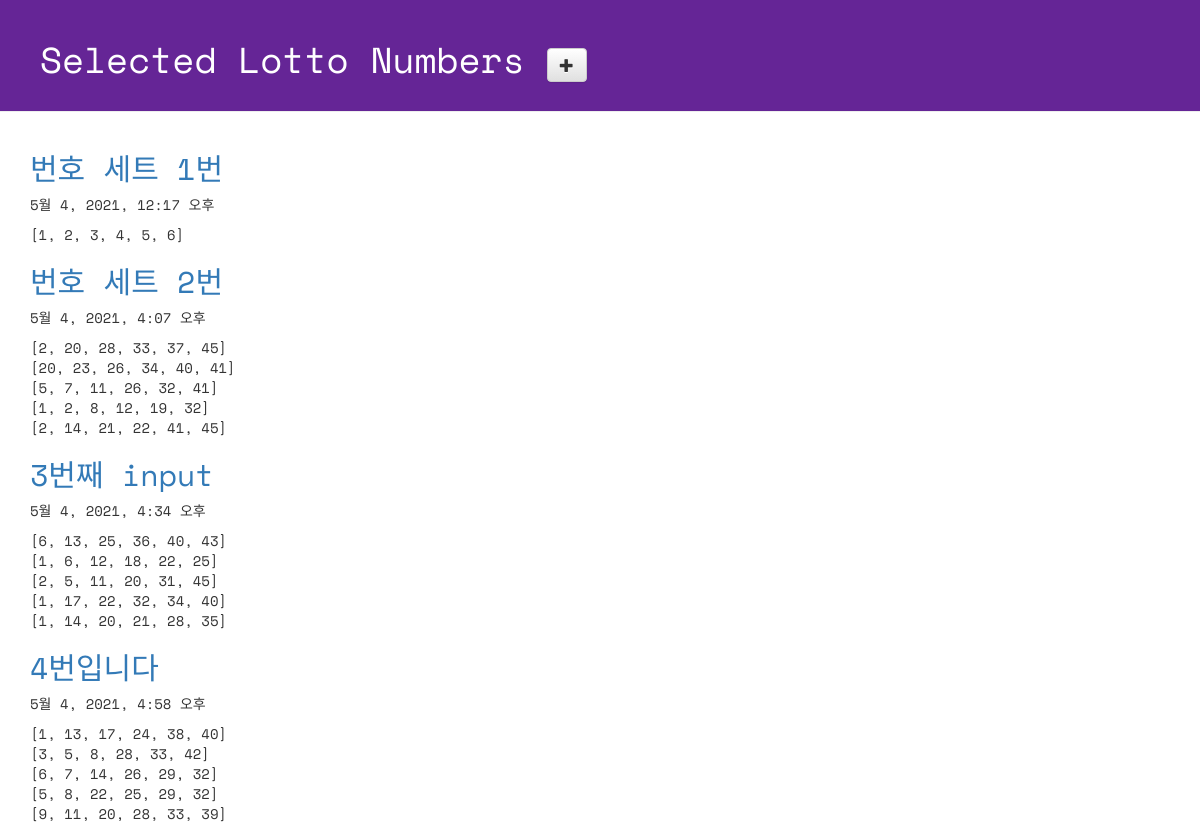
Page /lotto/ on the committed database.
### lotto/models.py (models this page shows, shortened)
class GuessNumbers(models.Model):
    name = models.CharField(max_length=24)
    text = models.CharField(max_length=255)
    lottos = models.CharField(max_length=255, default='[1, 2, 3, 4, 5, 6]')
    num_lottos = models.IntegerField(default=5)
    update_date = models.DateTimeField()

### lotto/views.py (the view)
# urls.py: path('lotto/', views.index, name='index'),
def index(request):
    lottos = GuessNumbers.objects.all()
    return render(request, 'lotto/default.html', {'lottos':lottos})

### lotto/templates/lotto/default.html (shortened to what this page needs)
<!DOCTYPE html>
{% load staticfiles %}
<html lang="ko">
<head>
 <link rel="stylesheet" href="//maxcdn.bootstrapcdn.com/bootstrap/3.2.0/css/bootstrap.min.css">
 <link rel="stylesheet" href="//maxcdn.bootstrapcdn.com/bootstrap/3.2.0/css/bootstrap-theme.min.css">
 <link rel="stylesheet" href="{% static 'css/lotto.css' %}"
</head>
<body>
  <div class="page-header">
    <h1>Selected Lotto Numbers
    <a href="{% url 'new_lotto' %}">
      <span class="glyphicon glyphicon-plus btn btn-default"></span>
    </a>
    </h1>
  </div>
  <div class="container lotto">
    {% for lotto in lottos %}
      <h2>
        <a href="{% url 'detail' lottokey=lotto.pk %}">
          {{lotto.name}}
        </a>
      </h2>
      <p> {{ lotto.update_date }} </p>
      <p> {{ lotto.lottos | linebreaksbr }} </p>
    {% endfor %}
  </div>
</body>
</html>

### lotto/static/css/lotto.css (style rules this page uses)
.page-header { background-color: #652596; margin-top: 0; padding: 20px 20px 20px 40px; font-family: 'Space Mono', monospace; }
.page-header h1 { color: #FFFFFF; }
.container { font-family: 'Space Mono', monospace; }
.container h2 { color: #B9F442; }

### rows in the picture
GuessNumbers: name "번호 세트 1번", update_date "5월 4, 2021, 12:17 오후", lottos "[1, 2, 3, 4, 5, 6]"
GuessNumbers: name "번호 세트 2번", update_date "5월 4, 2021, 4:07 오후", lottos "[2, 20, 28, 33, 37, 45] [20, 23, 26, 34, 40, 41] [5, 7, 11, 26, 32, 41] [1, 2, 8, 12, 19, 32] [2, 14, 21, 22, 41, 45]"
GuessNumbers: name "3번째 input", update_date "5월 4, 2021, 4:34 오후", lottos "[6, 13, 25, 36, 40, 43] [1, 6, 12, 18, 22, 25] [2, 5, 11, 20, 31, 45] [1, 17, 22, 32, 34, 40] [1, 14, 20, 21, 28, 35]"
GuessNumbers: name "4번입니다", update_date "5월 4, 2021, 4:58 오후", lottos "[1, 13, 17, 24, 38, 40] [3, 5, 8, 28, 33, 42] [6, 7, 14, 26, 29, 32] [5, 8, 22, 25, 29, 32] [9, 11, 20, 28, 33, 39]"
